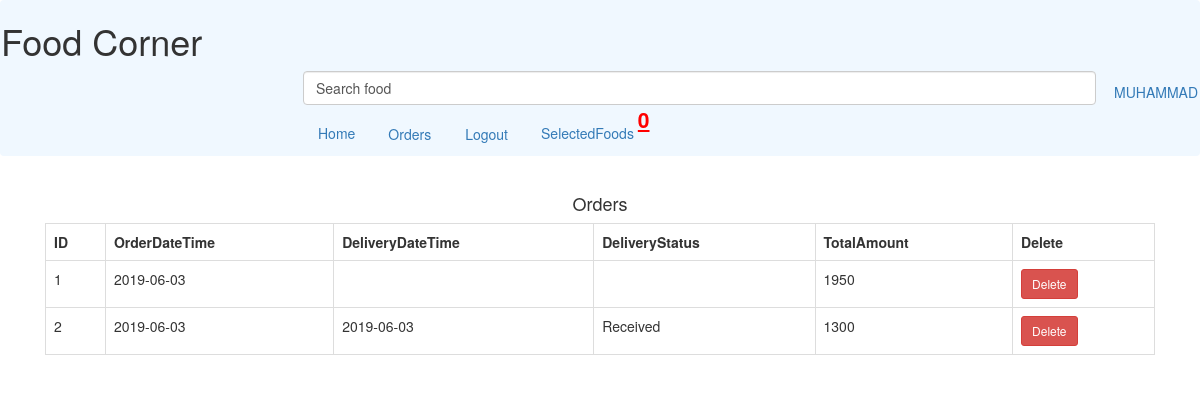
Screenshot of /UserOrders.php (signed in) with the database file from the repository.
### tables this page shows
CREATE TABLE `orders` (
  `OID` int(11) NOT NULL,
  `UID` int(11) NOT NULL,
  `ODate` date NOT NULL,
  `DDate` date DEFAULT NULL,
  `DTID` int(11) DEFAULT NULL,
  `DStatus` varchar(20) DEFAULT NULL,
  `Amount` int(8) NOT NULL
);

### UserOrders.php (the view, shortened to what this page needs)
<?php include_once "connect.php";
include_once"header.php";
 ?>
<?php include_once "nav.php"; ?>
<?php
 $uid= $_SESSION['uid'];
$user_role = $_SESSION['type'];
?>
<?php if($user_role == 'user'){ ?>
<div class="section contact" id="contact" style="margin-top: 2em !important">
<div class="container">
<h4 class="rad-txt text-center">
<span class="abtxt1">Orders</span>
</h4>
<div class="contact-form">
<div class="col-md-12">
<table class="w3-table-all table table-bordered">
<tr class="w3-red">
<th>ID</th>
<th>OrderDateTime</th>
<th>DeliveryDateTime</th>
<th>DeliveryStatus</th>
<th>TotalAmount</th>
<th>Delete</th>
</tr>
<?php
$problem = "SELECT * FROM orders  where UID={$uid} order BY OID DESC ";
$result =mysqli_query($db,$problem);
$num = mysqli_num_rows($result);
if($num == 0){
echo "<tr><td>Nothing</td></tr>";
}else{
$counter = 0;
while($row = mysqli_fetch_assoc($result)){
$oid = $row['OID'];
$odate = $row['ODate'];
$ddate = $row['DDate'];
$status = $row['DStatus'];
$amount = $row['Amount'];
$counter++;
?>
<tr>
<td><?php echo $counter ?></td>
<td><?php echo $odate ?></td>
<td><?php echo $ddate ?></td>
<td><?php echo $status?></td>
<td><?php echo $amount ?></td>
<td><a class="btn btn-danger btn-sm" href="userOrders.php?delete=<?php echo $oid ?>">Delete</a></td>
</tr>
<?php
}
}
?>
</table>
</div>
<div class="clearfix"></div>
</div>
</div>
</div>
<?php include_once "footer.php"; ?>
<?php }else{ header("Location: logout.php"); } ?>

### rows the page displays
orders: ODate "2019-06-03", Amount "1950"
orders: ODate "2019-06-03", DDate "2019-06-03", DStatus "Received", Amount "1300"

### other values shown
$_SESSION['username'] "MUHAMMAD"
$items "0"
